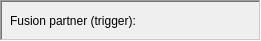
             <widget class="QFrame" name="fusionPartnerTrigger">
              <property name="geometry">
               <rect>
                <x>620</x>
                <y>0</y>
                <width>261</width>
                <height>41</height>
               </rect>
              </property>
              <property name="toolTip">
               <string/>
              </property>
              <property name="frameShape">
               <enum>QFrame::WinPanel</enum>
              </property>
              <property name="frameShadow">
               <enum>QFrame::Sunken</enum>
              </property>
              <property name="lineWidth">
               <number>1</number>
              </property>
              <widget class="QLabel" name="fusionPartnerTrigger_text">
               <property name="geometry">
                <rect>
                 <x>10</x>
                 <y>10</y>
                 <width>141</width>
                 <height>21</height>
                </rect>
               </property>
               <property name="toolTip">
                <string>&lt;html&gt;&lt;head/&gt;&lt;body&gt;&lt;p&gt;The character you need in your team in order to activate the fusion panel. Select only a character that has the fusion animation or/and potara animation ('Fusion demo' and 'Potara demo' respectevly, located in their file 'operate_character_XYZ_m.zpak'). Also, the character you're actually editing, needs also those animations. Otherwise, the fusion panel won't be activated.&lt;/p&gt;&lt;/body&gt;&lt;/html&gt;</string>
               </property>
               <property name="text">
                <string>Fusion partner (trigger):</string>
               </property>
              </widget>
              <widget class="QLabel" name="fusionPartnerTrigger_value">
               <property name="geometry">
                <rect>
                 <x>200</x>
                 <y>0</y>
                 <width>41</width>
                 <height>41</height>
                </rect>
               </property>
               <property name="text">
                <string/>
               </property>
               <property name="scaledContents">
                <bool>true</bool>
               </property>
              </widget>
              <widget class="QLabel" name="fusionPartnerTrigger_slot">
               <property name="geometry">
                <rect>
                 <x>200</x>
                 <y>0</y>
                 <width>41</width>
                 <height>41</height>
                </rect>
               </property>
               <property name="text">
                <string/>
               </property>
               <property name="pixmap">
                <pixmap>../../character_parameters_editor/images/fourSlot/pl_slot.png</pixmap>
               </property>
               <property name="scaledContents">
                <bool>true</bool>
               </property>
              </widget>
              <zorder>fusionPartnerTrigger_slot</zorder>
              <zorder>fusionPartnerTrigger_text</zorder>
              <zorder>fusionPartnerTrigger_value</zorder>
             </widget>
